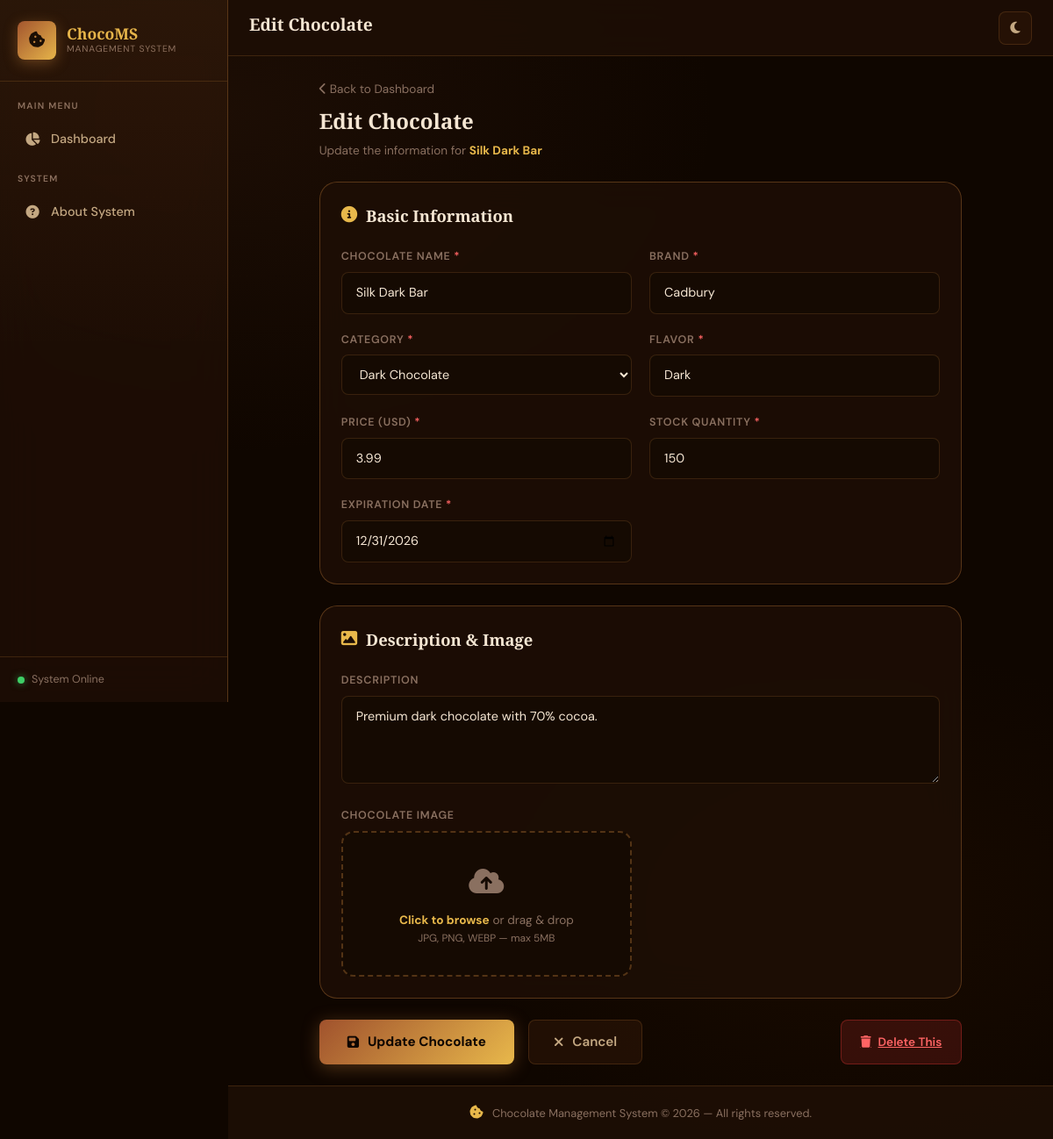
The page /edit.php?id=1 on the database its author committed.
### tables this page shows
CREATE TABLE `chocolates` (
    `id`              INT(11)        NOT NULL AUTO_INCREMENT,
    `name`            VARCHAR(150)   NOT NULL,
    `brand`           VARCHAR(100)   NOT NULL,
    `category`        VARCHAR(100)   NOT NULL,
    `flavor`          VARCHAR(100)   NOT NULL,
    `price`           DECIMAL(10,2)  NOT NULL DEFAULT 0.00,
    `quantity`        INT(11)        NOT NULL DEFAULT 0,
    `expiration_date` DATE           NOT NULL,
    `description`     TEXT,
    `image`           VARCHAR(255)   DEFAULT NULL,
    `date_added`      TIMESTAMP      NOT NULL DEFAULT CURRENT_TIMESTAMP,
    PRIMARY KEY (`id`)
);

### edit.php (the view, shortened to what this page needs)
<?php
require_once 'db.php';
$id = isset($_GET['id']) ? (int)$_GET['id'] : 0;
$stmt = $conn->prepare("SELECT * FROM chocolates WHERE id = ?");
$stmt->bind_param('i', $id);
$stmt->execute();
$result = $stmt->get_result();
$ch = $result->fetch_assoc();
require_once 'components/header.php';
?>
<div class="row justify-content-center">
    <div class="col-12 col-xl-10">
        <div class="d-flex align-items-center gap-3 mb-2">
            <a href="index.php" style="color:var(--text-muted);text-decoration:none;font-size:.85rem;">
                <i class="fa-solid fa-chevron-left"></i> Back to Dashboard
            </a>
        </div>
        <div class="section-heading">Edit Chocolate</div>
        <div class="section-sub">Update the information for <strong style="color:var(--gold)"><?= htmlspecialchars($ch['name']) ?></strong></div>
        <form method="POST" enctype="multipart/form-data" novalidate>
            <div class="glass-card">
                <div class="card-title mb-4"><i class="fa-solid fa-circle-info"></i> Basic Information</div>
                <div class="form-grid">
                    <div class="field-wrap">
                        <label class="field-label" for="name">Chocolate Name <span style="color:#ff6464">*</span></label>
                        <input type="text" id="name" name="name" class="field-input"
                               value="<?= htmlspecialchars($ch['name']) ?>" required>
                    </div>
                    <div class="field-wrap">
                        <label class="field-label" for="brand">Brand <span style="color:#ff6464">*</span></label>
                        <input type="text" id="brand" name="brand" class="field-input"
                               value="<?= htmlspecialchars($ch['brand']) ?>" required>
                    </div>
                    <div class="field-wrap">
                        <label class="field-label" for="category">Category <span style="color:#ff6464">*</span></label>
                        <select id="category" name="category" class="field-select">
                            <?php
                            $categories = ['Dark Chocolate','Milk Chocolate','White Chocolate','Praline',
                                           'Caramel Chocolate','Nut Chocolate','Fruit Chocolate','Mint Chocolate','Other'];
                            foreach ($categories as $c):
                                $sel = ($ch['category'] === $c) ? 'selected' : '';
                            ?>
                            <option value="<?= $c ?>" <?= $sel ?>><?= $c ?></option>
                            <?php endforeach; ?>
                        </select>
                    </div>
                    <div class="field-wrap">
                        <label class="field-label" for="flavor">Flavor <span style="color:#ff6464">*</span></label>
                        <input type="text" id="flavor" name="flavor" class="field-input"
                               value="<?= htmlspecialchars($ch['flavor']) ?>" required>
                    </div>
                    <div class="field-wrap">
                        <label class="field-label" for="price">Price (USD) <span style="color:#ff6464">*</span></label>
                        <input type="number" id="price" name="price" step="0.01" min="0" class="field-input"
                               value="<?= htmlspecialchars($ch['price']) ?>" required>
                    </div>
                    <div class="field-wrap">
                        <label class="field-label" for="quantity">Stock Quantity <span style="color:#ff6464">*</span></label>
                        <input type="number" id="quantity" name="quantity" min="0" class="field-input"
                               value="<?= htmlspecialchars($ch['quantity']) ?>" required>
                    </div>
                    <div class="field-wrap">
                        <label class="field-label" for="expiration_date">Expiration Date <span style="color:#ff6464">*</span></label>
                        <input type="date" id="expiration_date" name="expiration_date" class="field-input"
                               value="<?= htmlspecialchars($ch['expiration_date']) ?>" required>
                    </div>
                </div>
            </div>
            <div class="glass-card">
                <div class="card-title mb-4"><i class="fa-solid fa-image"></i> Description & Image</div>
                <div class="form-grid">
                    <div class="field-wrap" style="grid-column:1/-1">
                        <label class="field-label" for="description">Description</label>
                        <textarea id="description" name="description" class="field-textarea"><?= htmlspecialchars($ch['description'] ?? '') ?></textarea>
                    </div>
                    <div class="field-wrap">
                        <label class="field-label">Chocolate Image</label>
                        <div class="upload-zone">
                            <div class="upload-icon"><i class="fa-solid fa-cloud-arrow-up"></i></div>
                            <div class="upload-text"><strong>Click to browse</strong> or drag & drop<br><small>JPG, PNG, WEBP — max 5MB</small></div>
                        </div>
                    </div>
                </div>
            </div>
            <div class="d-flex gap-3 mb-4 flex-wrap">
                <button type="submit" class="btn-submit">
                    <i class="fa-solid fa-floppy-disk"></i> Update Chocolate
                </button>
                <a href="index.php" class="btn-cancel">
                    <i class="fa-solid fa-xmark"></i> Cancel
                </a>
                <a href="#" class="btn-danger ms-auto delete-btn"
                   data-href="delete.php?id=<?= $id ?>"
                   data-name="<?= htmlspecialchars($ch['name']) ?>">
                    <i class="fa-solid fa-trash"></i> Delete This
                </a>
            </div>
        </form>
    </div>
</div>
<?php require_once 'components/footer.php'; ?>

### rows shown on the page
chocolates: name "Silk Dark Bar", brand "Cadbury", flavor "Dark", price "3.99", quantity "150", expiration_date "12/31/2026", description "Premium dark chocolate with 70% cocoa."

### other values the page prints
$pageTitle "Edit Chocolate"
form field category "Dark Chocolate"
